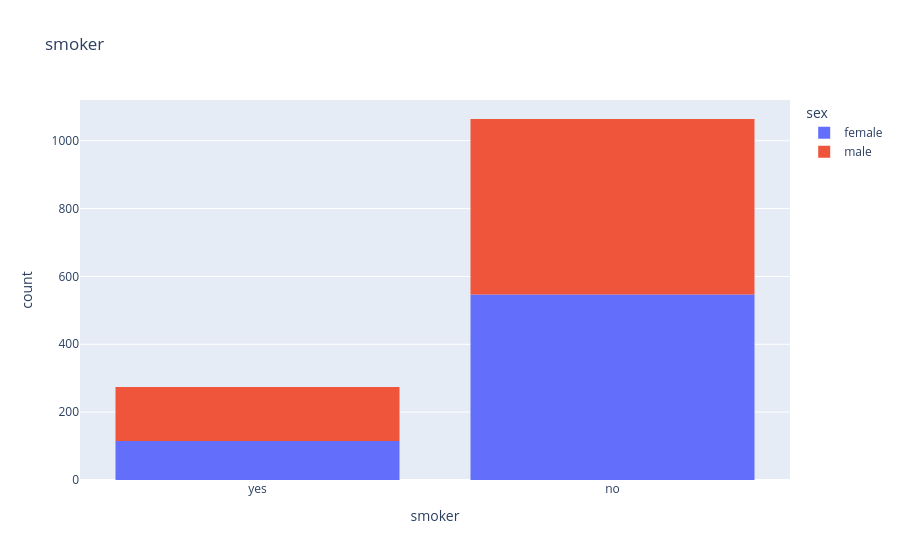

The notebook cell this image was saved under:
### Code cell
px.histogram(medical_df, x= 'smoker', color ='sex', title='smoker')

### Figure 1 — Plotly figure (JSON) as saved in the notebook; plotly's stock layout.template omitted (floating-point values rounded to 4 significant figures; data arrays with more than 128 entries replaced by an {"elided": "..."} marker saying what was removed)
{"data": [{"bingroup": "x", "hovertemplate": "sex=female<br>smoker=%{x}<br>count=%{y}<extra></extra>", "legendgroup": "female", "marker": {"color": "#636efa", "pattern": {"shape": ""}}, "name": "female", "orientation": "v", "showlegend": true, "type": "histogram", "x": {"elided": "662 str values"}, "xaxis": "x", "yaxis": "y"}, {"bingroup": "x", "hovertemplate": "sex=male<br>smoker=%{x}<br>count=%{y}<extra></extra>", "legendgroup": "male", "marker": {"color": "#EF553B", "pattern": {"shape": ""}}, "name": "male", "orientation": "v", "showlegend": true, "type": "histogram", "x": {"elided": "676 str values"}, "xaxis": "x", "yaxis": "y"}], "layout": {"barmode": "relative", "legend": {"title": {"text": "sex"}, "tracegroupgap": 0}, "title": {"text": "smoker"}, "xaxis": {"anchor": "y", "domain": [0, 1], "title": {"text": "smoker"}}, "yaxis": {"anchor": "x", "domain": [0, 1], "title": {"text": "count"}}}}
